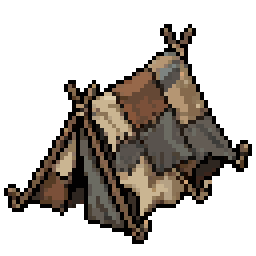
#> input picture pixellab_src/forest/camp/frame_0.png, 64 x 64 px, found by its file name (shown 4 times larger); its folder holds only this picture in this run; the run also reads 1 picture not shown here
$ python village_life.py
#> lines starting #> are read from the running program, lines starting #| are printed output that depends on the picture
### tools/village_props.py
"""Rekwizyty osady z PixelLab (pixellab_src/village/<paczka>/frame_<i>.png, props/<nazwa>.png - pobrane przez
pixellab_src/village/fetch.py packs props). Grafiki podmieniamy w miejscu dawnych plików assets/village/<nazwa>.png,
więc kod osady się nie zmienia: Settlement._prop stawia je z punktem zaczepienia u podstawy.

Rozmiar: osada urosła razem z postaciami, więc każdy rekwizyt dostaje ok. 1,35 dawnego rozmiaru (dłuższy bok),
ale nigdy nie jest powiększany ponad grafikę z PixelLab. Kilka klatek = pasek (etapy stosów, animacje),
wszystkie w tej samej skali, wyrównane do podstawy.
Uruchom: python tools/village_props.py (albo na końcu generate_art.py)"""
import os

from PIL import Image

import hero_sheets

ROOT = os.path.dirname(os.path.dirname(os.path.abspath(__file__)))
SRC = os.path.join(ROOT, "pixellab_src", "village")
OUT = os.path.join(ROOT, "assets", "village")
GROWTH = 1.35

# nazwa: (paczka, [klatki], dawny dłuższy bok jednej klatki) - "props" = pojedyncze duże obiekty (klatka = nazwa)
PROPS = {
    # meble z paczek 96 px (furniture2-5): w paczce "furniture" (klatki 64 px) wiele wychodziło poza swoją klatkę -
    # były ucięte, a sąsiednie klatki łapały ich kawałki (paski przy krawędzi)
    "counter": ("furniture2", [0], 40), "barrel": ("furniture3", [0], 15), "table": ("furniture3", [1], 26),
    "stool": ("furniture3", [2], 10), "bed": ("furniture2", [2], 26), "chest": ("furniture3", [3], 16),
    "shelf": ("furniture4", [0], 32), "crate": ("furniture4", [1], 14), "forge": ("furniture4", [2], 26),
    "weapon_rack": ("furniture4", [3], 24), "anvil": ("furniture5", [0], 18), "bookshelf_0": ("furniture", [11], 30),
    "bookshelf_1": ("furniture", [12], 30), "lectern": ("furniture", [13, 13], 26), "map_table": ("furniture5", [1], 34),
    "trophy": ("furniture5", [2], 18),
    "well": ("yard", [0], 28), "hay": ("yard", [1], 22), "cart": ("yard", [2], 48), "garden": ("yard", [3], 40),
    "herb_garden": ("yard", [4], 36), "notice_board": ("yard", [5], 40), "banner": ("yard", [6], 34),
    "banner_pole": ("yard", [7, 7], 40), "torch_stand": ("yard", [8, 8], 26), "archery_target": ("yard", [9], 26),
    "dummy": ("yard", [10], 30), "butcher_rack": ("yard", [11, 12], 34), "smokehouse": ("yard", [13], 32),
    "hide_rack": ("yard", [14], 28), "owl_perch": ("yard", [15, 15], 28),
    "wood_pile": ("small", [0, 1, 2, 3], 36), "stone_pile": ("small", [4, 5, 6, 7], 36),
    "plank_pile": ("small", [8, 9, 10, 11], 26), "sack": ("small", [12], 13), "hearth": ("small", [13, 13], 28),
    "cauldron": ("small", [14, 14], 26), "rune_stone": ("small", [15], 18),
    "mug": ("tiny", [0], 8), "quiver": ("tiny", [1], 16), "shield": ("tiny", [2], 16), "mail_bundle": ("tiny", [3], 14),
    "arms_bundle": ("furniture5", [3], 22), "pelt": ("tiny", [5], 20), "plank": ("tiny", [6], 24), "telescope": ("tiny", [7], 26),
    "bench": ("tiny", [8], 30),
    "stable": ("props", ["stable"], 80), "awning": ("props", ["awning"], 56),
}
# animacje z PixelLab zamiast powtórzonej klatki: nazwa -> (folder obiektu, klatki animacji, dawny bok)
ANIMATED = {"horse": ("horse", [0, 2], 34), "hearth": ("hearth", [0, 2], 28), "cauldron": ("cauldron", [0, 2], 26),
            "torch_stand": ("torch_stand", [0, 2], 26)}
# ozdoby osady (Settlement._build_decorations): nazwa -> (paczka, klatka, docelowy dłuższy bok)
DECOR = {
    "deco_lamp_post": ("decor", 0, 40), "deco_flower_box": ("decor", 1, 26), "deco_fence": ("decor", 2, 28),
    "deco_market_stall": ("decor", 3, 48), "deco_scarecrow": ("decor", 4, 34), "deco_beehive": ("decor", 5, 22),
    "deco_rain_barrel": ("decor", 6, 26), "deco_washing_line": ("decor", 7, 44), "deco_kennel": ("decor", 8, 28),
    "deco_chickens": ("decor", 9, 24), "deco_cat": ("decor", 10, 18), "deco_wood_shelter": ("decor", 11, 36),
    "deco_signpost": ("decor", 12, 32), "deco_flower_bed": ("decor", 13, 32), "deco_stone_bench": ("decor", 14, 26),
    "deco_wheelbarrow": ("decor", 15, 26), "deco_flower_pot": ("tiny", 10, 12), "deco_basket": ("tiny", 11, 14),
    "deco_lantern": ("tiny", 12, 12), "deco_bucket": ("tiny", 13, 12), "deco_axe_stump": ("tiny", 18, 16),
    "deco_tools": ("tiny", 63, 16),
}


# meble, przy których kandydat z PixelLab złapał okruch sąsiedniej klatki (pasek przy lewej krawędzi)
CLEAN = {"barrel", "stool", "chest", "anvil", "crate", "table"}


# [49 lines left out: functions _main_part, _load, _anim_frames, not called in this run]


def build(name, images, old_size):
    """Pasek klatek: wspólna skala (z największej klatki - np. pełnego stosu), przycięcie, wyrównanie do podstawy."""
#> called with name = 'refugee_tent_0', old_size = 34.07
    if name in CLEAN:
        images = [_main_part(img) for img in images]
    largest = max(max(b[2] - b[0], b[3] - b[1]) for b in (img.getbbox() for img in images))
#> largest = 62
    scale = min(1.0, GROWTH * old_size / largest)
#> scale = 0.742
    cells = []
    for img in images:
        if scale < 1.0:
            img = hero_sheets.shrink_image(img, max(1, round(img.width * scale)), max(1, round(img.height * scale)))
        cells.append(img.crop(img.getbbox()))
#> this loop made 1 pass
#> pass 1, in shrink_image, `small = cell.convert("RGBa").resize((out_w, out_h), Image.LANCZOS).con..`:
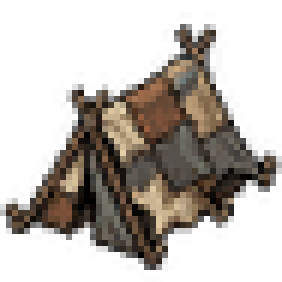
#> small: PIL image 47x47 RGBA (shown 6 times larger); mean R, G, B, A 36.5, 30.6, 24.7, 98.7; transparent parts drawn white
#> pass 1, in build, `img = hero_sheets.shrink_image(img, max(1, round(img.width * scale)), ..`:
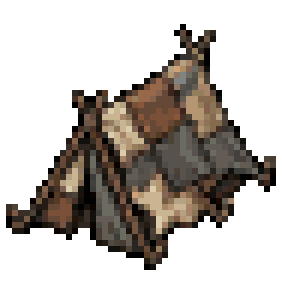
#> img: PIL image 47x47 RGBA (shown 6 times larger); mean R, G, B, A 34.2, 28.4, 23.2, 100.4; transparent parts drawn white
#> after the loop, cells = 1 item
    w = max(c.width for c in cells)
#> w = 45
    h = max(c.height for c in cells)
#> h = 41
    strip = Image.new("RGBA", (w * len(cells), h))
#> strip: PIL image 45x41 RGBA; every value is 0
    for k, c in enumerate(cells):
        strip.alpha_composite(c, (k * w + (w - c.width) // 2, h - c.height))
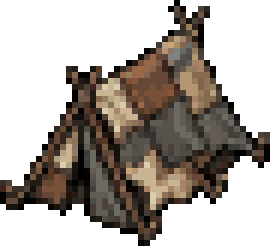
#> strip: PIL image 45x41 RGBA (shown 6 times larger); mean R, G, B, A 41, 34, 27.7, 120.2; transparent parts drawn white
#> pass 3 of the loop in props, `for name, (pack, frame, size) in PROPS.items():`:
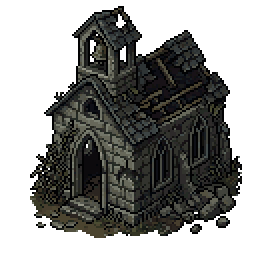
#> input picture pixellab_src/cemetery/buildings/frame_2.png, 128 x 128 px, found by its file name (shown 2 times larger)
#> largest = 116
#> scale = 0.345
#> the loop in build (call 2), `for img in images:` made 1 pass
#> pass 1, in build (call 2), `img = hero_sheets.shrink_image(img, max(1, round(img.width * scale)), ..`:
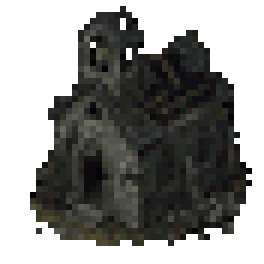
#> img: PIL image 44x44 RGBA (shown 6 times larger); mean R, G, B, A 22.9, 23.1, 20.8, 135.4; transparent parts drawn white
#> w = 37
#> h = 40
#> the loop in build (call 2), `for k, c in enumerate(cells):` made 1 pass
#> after the loop in build (call 2), `for k, c in enumerate(cells):`:
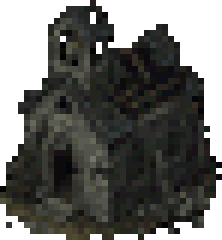
#> strip: PIL image 37x40 RGBA (shown 6 times larger); mean R, G, B, A 29.9, 30.2, 27.2, 177.1; transparent parts drawn white
#> the loop made 79 passes; the first 3 are shown
    strip.save(os.path.join(OUT, name + ".png"))
    return strip.size


# palisada z osobnych pali (Settlement._build_palisade stawia je gęsto wzdłuż owalu):
# nazwa: (paczka, [klatki], skala) - wszystkie pale w jednej skali, żeby miały tę samą wysokość co w naturze
PALISADE_SCALE = 0.55
PALISADE = {
    "palisade_stake": ("palisade_stakes", [0, 1, 13, 14, 7, 9, 3, 8, 6], PALISADE_SCALE),
    "palisade_stake_broken": ("palisade_stakes", [11, 12], PALISADE_SCALE),
    "palisade_tower": ("palisade_towers", [0, 2], 0.8),
    "gate_post": ("palisade_gate_parts", [0, 1, 4], 0.62),
    "palisade_scaffold": ("palisade_gate_parts", [6], 0.7),
    "stake_pile": ("palisade_gate_parts", [7], 0.55),
    "stake_fallen": ("palisade_gate_parts", [12], 0.55),
}
# łuk południowej bramy: paczka, klatka, skala, światło przejścia w świecie (px) - łuk z PixelLab jest za wąski,
# więc rozcinamy go w połowie i wstawiamy powtórzony kawałek samej belki
GATE_ARCH = ("palisade_gate_arch", 0, 0.8, 86)
ARCH_SPLIT = 67          # środek łuku (piksele źródła)
ARCH_BEAM_ROWS = (20, 40)  # wiersze belki (piksele źródła) - niżej jest tylko przejście i ziemia


# [64 lines left out: functions _strip, _gate_arch, palisade, main, not called in this run]


# [2 lines that do not run on import are left out]

### tools/hero_sheets.py
"""Arkusze postaci gracza z PixelLab (pixellab_src/heroes/<postać>/) i dane chwytu broni.

Każda postać ma 5 kierunków (south, south-east, east, north-east, north - pozostałe gra
odbija w poziomie) i animacje: idle (obrót postaci), walk, slash (zamach), cast (czar),
shoot (łuk) - po 4 klatki, a ataki postaci animowanej porządnie (Wojciech) po 8 klatek
(szkieletowe ruchy PixelLab: cięcie, strzał z łuku, czar - broń w prawej ręce).
Arkusz: kolumny = klatki (8), wiersze = animacja * 5 + kierunek.

Chwyt broni: PixelLab przerysował klatki z postacią trzymającą znacznik - pręt z różowym
(#FF00FF) końcem w dłoni i błękitnym (#00FFFF) czubkiem (pliki mk_*.png, w atakach przez
edit_image na klatkach animacji). Z położenia obu kolorów liczymy punkt chwytu i kąt broni dla
każdej klatki - w grze broń z ekwipunku jest wtedy trzymana w dłoni i porusza się razem z ręką
(w cięciu pręt pokazuje tor miecza). Przerysowana klatka bywa przesunięta o kilka pikseli -
przesunięcie znajduje dopasowanie sylwetek (_align).

Wynik: assets/heroes/<postać>.png i scripts/hero_rig.gd (stałe dla gry).
Uruchom: python tools/hero_sheets.py"""
import colorsys
import math
import os

from PIL import Image

ROOT = os.path.dirname(os.path.dirname(os.path.abspath(__file__)))
SRC = os.path.join(ROOT, "pixellab_src", "heroes")
OUT = os.path.join(ROOT, "assets", "heroes")

HEROES = [("wojciech", "Wojciech"), ("bogdan", "Bogdan"), ("mira", "Mira"), ("jaga", "Jaga")]
DIRS = ["south", "south-east", "east", "north-east", "north"]
ANIMS = ["idle", "walk", "slash", "cast", "shoot"]
FRAMES = 8  # kolumny arkusza; chód i spoczynek mają 4 klatki, ataki do 8
CELL = 72
FEET_Y = 62  # stopy w komórce (od góry), przed zmniejszeniem
## Postać z PixelLab jest za duża przy reszcie świata - zmniejszamy ją do ok. 30 px wzrostu
## (trochę więcej niż dawna, 24-pikselowa postać). Wynikowa komórka i stopy:
SCALE = 0.75
## Znaczniki, którym nie da się ufać: Mira trzyma znacznik za plecami i w chodzie bokiem przekłada go przez ciało.
## STEADY_WALK - w chodzie broń zostaje w dłoni z pozy spoczynku (kołysze się z sylwetką); IDLE_GRIP_FROM - spoczynek
## w danym kierunku bierze chwyt z innego kierunku.
STEADY_WALK = {"mira": ("east", "south-east")}
IDLE_GRIP_FROM = {"mira": {"south-east": "east"}}
## Poprawki klatek, w które PixelLab wtopił przedmiot (łuk) mimo pustych dłoni: "erase" - kolory
## (hex) do wymazania w prostokącie [x0, y0, x1, y1] płótna klatki, "copy" - klatka zastąpiona inną klatką
## tej samej animacji i kierunku.
GREY_BOW = ["7a8084", "625d55", "5e6475"]
FRAME_FIX = {
    "wojciech": {
        ("shoot", "south", 1): {"erase": [50, 30, 60, 41], "colors": GREY_BOW},
        ("shoot", "south", 4): {"erase": [50, 30, 60, 41], "colors": GREY_BOW},
        ("shoot", "south", 5): {"copy": 4},
        ("shoot", "south", 6): {"copy": 4},
        ("shoot", "east", 4): {"copy": 3},
    },
}
## Najdalej (w pikselach), o ile chwyt ataku może zostać przyciągnięty do sylwetki (_snap).
SNAP_MAX = 7
OUT_CELL = round(CELL * SCALE)
OUT_FEET_Y = round(FEET_Y * SCALE)


def _open(path):
    return Image.open(path).convert("RGBA")


def _bottom(img):
    return img.getbbox()[3]


# [81 lines left out: functions _frames, _clean, _paste, _opaque, _align, _snap, not called in this run]


def _hsv(r, g, b):
    h, sat, v = colorsys.rgb_to_hsv(r / 255.0, g / 255.0, b / 255.0)
    return h * 360.0, sat, v


def _is_magenta(r, g, b):
    h, sat, v = _hsv(r, g, b)
    return 280.0 <= h <= 335.0 and sat > 0.3 and v > 0.35


# [4 lines left out: function _is_cyan, not called in this run]


def _is_rod(r, g, b):
    return min(r, g, b) > 165 or _is_magenta(r, g, b) or _is_cyan(r, g, b)


# [172 lines left out: functions _largest_group, _marker, build, _shrink, not called in this run]


def shrink_image(cell, out_w, out_h):
    """Zmniejsza jeden obrazek pixel artu do out_w x out_h: skalowanie z mieszaniem na kanale
    alfa, twardy próg przezroczystości i powrót do oryginalnej palety kolorów."""
    cell_px = cell.load()
    palette = list({cell_px[x, y][:3] for y in range(cell.height) for x in range(cell.width) if cell_px[x, y][3] >= 128})
    small = cell.convert("RGBa").resize((out_w, out_h), Image.LANCZOS).convert("RGBA")
    px = small.load()
    cache = {}
    for y in range(out_h):
        for x in range(out_w):
            red, green, blue, alpha = px[x, y]
            if alpha < 110 or not palette:
                px[x, y] = (0, 0, 0, 0)
                continue
            key = (red, green, blue)
            if key not in cache:
                cache[key] = min(palette, key=lambda p: (p[0] - red) ** 2 + (p[1] - green) ** 2 + (p[2] - blue) ** 2)
            px[x, y] = cache[key] + (255,)
    return small


# [65 lines left out: functions _gd, main, not called in this run]


# [2 lines that do not run on import are left out]

### tools/village_life.py
"""Życie osady z PixelLab: rekwizyty stref (obóz uchodźców, rynek, zagroda, kąciki pracy - paczki
pixellab_src/village/<camp_big|camp_small|fences>/frame_<i>.png), arkusze świń (pixellab_src/village/animals/<świnia>/
- postacie z PixelLab pobrane przez fetch.py animals) i nutki grajka.

Świnia: arkusz 8 kolumn x 3 rzędy (Livestock): chód (4), rycie (klatki 1-4 animacji eat), kładzenie się
(klatki 1-8 animacji sleep - ostatnia leży); skala i komórki jak zwierzyna lasu (forest_sheets.build).
Uruchom: python tools/village_life.py (albo na końcu generate_art.py)"""
import os

from PIL import Image

import forest_sheets
import village_props

ROOT = os.path.dirname(os.path.dirname(os.path.abspath(__file__)))
SRC = os.path.join(ROOT, "pixellab_src", "village")
OUT = os.path.join(ROOT, "assets", "village")

# nazwa: (paczka, klatka, docelowy dłuższy bok w świecie)
PROPS = {
    "refugee_tent_0": ("camp_big", 0, 46), "refugee_tent_1": ("camp_big", 1, 46), "lean_to": ("camp_big", 2, 40),
    "covered_wagon": ("camp_big", 3, 54), "handcart": ("camp_big", 4, 34),
    "stall_veg": ("camp_big", 5, 46), "stall_bread": ("camp_big", 6, 46), "stall_goods": ("camp_big", 7, 46),
    "trough": ("camp_big", 10, 28), "mud": ("camp_big", 11, 40), "pig_shelter": ("camp_big", 12, 38),
    "water_trough": ("camp_big", 13, 26), "hay_pile": ("camp_big", 14, 28),
    "bedroll": ("camp_small", 0, 18), "bedroll_open": ("camp_small", 1, 22), "cook_pot": ("camp_small", 2, 24),
    "bundle": ("camp_small", 3, 12), "quench_barrel": ("camp_small", 4, 16), "grindstone": ("camp_small", 5, 20),
    "chop_block": ("camp_small", 6, 18), "firewood": ("camp_small", 7, 22), "coal_sack": ("camp_small", 8, 14),
    "grain_sacks": ("camp_small", 9, 20), "apple_crate": ("camp_small", 10, 16), "cabbage_crate": ("camp_small", 11, 16),
    "camp_stool": ("camp_small", 12, 10), "laundry_basket": ("camp_small", 14, 14), "wash_tub": ("camp_small", 15, 18),
    "pen_fence_h": ("fences", 2, 28), "pen_fence_v": ("fences", 0, 24), "pen_post": ("fences", 4, 12),
    "sleeping_cat": ("fences", 6, 14), "resting_dog": ("fences", 7, 20), "slops_bucket": ("fences", 9, 12),
    "pig_sign": ("fences", 11, 20), "turnips": ("fences", 12, 14), "pitchfork": ("fences", 13, 22),
    "water_bucket": ("fences", 15, 12),
    # budowle z menu sołtysa (z zewnątrz) i ich otoczenie
    "jeweler_hut": ("b_jeweler", 0, 100), "gem_bench": ("props_jeweler", 0, 26), "gem_wheel": ("props_jeweler", 1, 22),
    "gem_case": ("props_jeweler", 2, 22), "crystal_crate": ("props_jeweler", 3, 18),
    "infirmary": ("b_infirmary", 1, 112), "chapel": ("b_chapel", 2, 112), "bathhouse": ("b_bathhouse", 1, 104),
    "cottage_0": ("b_cottage", 0, 64), "cottage_1": ("b_cottage", 2, 64),
    "cot_wounded_0": ("props3", 0, 30), "cot_wounded_1": ("props3", 1, 30), "cot_empty": ("props3", 2, 30),
    "herb_rack": ("props3", 3, 30), "mortar_table": ("props3", 4, 24), "candle_stand": ("props3", 5, 22),
    "offering_box": ("props3", 6, 14), "bath_tub": ("props3", 7, 28), "towel_rack": ("props3", 8, 26),
    "bunting": ("props3", 9, 48), "garland": ("props3", 10, 48), "exotic_crate": ("props3", 11, 20),
    "carpets": ("props3", 12, 22), "altar": ("props3", 13, 26), "pillow_bench": ("props3", 14, 30),
    "kindling": ("props3", 15, 16),
    # kuźnia pod wiatą i ogródki
    "forge_furnace": ("forge_garden", 1, 30), "bellows": ("forge_garden", 2, 18), "weapon_crate": ("forge_garden", 3, 18),
    "tilled_bed": ("forge_garden", 4, 58), "tilled_sprouts": ("forge_garden", 5, 58), "tilled_plot": ("forge_garden", 6, 58),
    "watering_can": ("forge_garden", 7, 12), "garden_hoe": ("forge_garden", 8, 18), "clothesline": ("forge_garden", 9, 34),
    "laundry": ("forge_garden", 10, 14), "ingots": ("forge_garden", 11, 14), "tool_table": ("forge_garden", 12, 22),
    "charcoal": ("forge_garden", 13, 16), "soil_barrow": ("forge_garden", 14, 22), "cabbage_row": ("forge_garden", 15, 26),
}
# ikony 64x64 (assets/items/<nazwa>.png) z paczki icons3
ICONS = ["guard_horn", "meal_stew", "meal_roast", "meal_broth", "bless_wisdom", "bless_might", "rested",
         "greater_health_potion", "greater_mana_potion", "reforge", "bestiary", "tax_pouch"]
PIGS = ["pig_pink", "pig_spotted"]


def props():
    for name, (pack, frame, size) in PROPS.items():
        path = os.path.join(SRC, pack, "frame_%d.png" % frame)
        if os.path.exists(path):
            village_props.build(name, [Image.open(path).convert("RGBA")], size / village_props.GROWTH)


def pigs():
    forest_sheets.SRC = os.path.join(SRC, "animals")
    forest_sheets.OUT = OUT
    fs = forest_sheets
    for pig in PIGS:
        if not os.path.isdir(os.path.join(fs.SRC, pig, "animations", "sleep")):
            continue
        layout = fs.build(pig, [fs.anim(pig, "walk"), [fs.frame(pig, "eat", i) for i in range(1, 5)],
                                [fs.frame(pig, "sleep", i) for i in range(1, 9)]])
        print(pig, layout)


def notes():
    """Dwie nutki 7x9 px (ósemka i dwie połączone) z obrysem - Npc._note."""
    shapes = [
        ["...##..", "...#.#.", "...#..#", "...#...", "...#...", ".###...", "####...", "####...", ".##...."],
        ["..#####", "..#...#", "..#...#", "..#...#", "..#...#", ".##..##", "###.###", "###.###", ".#...#."],
    ]
    sheet = Image.new("RGBA", (9 * len(shapes), 11))
    px = sheet.load()
    for k, rows in enumerate(shapes):
        cells = {(x, y) for y, row in enumerate(rows) for x, ch in enumerate(row) if ch == "#"}
        for x, y in cells:
            for dx in (-1, 0, 1):
                for dy in (-1, 0, 1):
                    q = (k * 9 + 1 + x + dx, 1 + y + dy)
                    if (x + dx, y + dy) not in cells and px[q][3] == 0:
                        px[q] = (26, 28, 43, 255)
        for x, y in cells:
            px[k * 9 + 1 + x, 1 + y] = (255, 255, 255, 255)
    sheet.save(os.path.join(OUT, "note.png"))


# słupy wiaty kuźni na gotowej grafice 115x115 (lewy, przedni, prawy): (x0, y0, x1, y1), dół = podstawa słupa
FORGE_POSTS = {"forge_post_l": (3, 52, 18, 91), "forge_post_m": (51, 70, 66, 115), "forge_post_r": (99, 53, 113, 91)}


def forge_shed():
    """Wiata kuźni (dach na słupach) z PixelLab bez pieca i kowadła, które narysował pod dachem - gra stawia
    pod nią własny piec, kowadło i beczkę (kowal chodzi między nimi). Wycinamy wszystko pod krawędzią dachu
    w kolumnach między przednim a tylnym słupem."""
    import colorsys
    path = os.path.join(SRC, "forge_roof", "frame_2.png")
    if not os.path.exists(path):
        return
    img = Image.open(path).convert("RGBA")
#> img is the input picture: PIL image 128x128 RGBA; mean R, G, B, A 23.2, 23.5, 21.9, 133.5
    px = img.load()
    for x in range(71, 107):
        end = None
        for y in range(30, 90):
            r, g, b, a = px[x, y]
            if a and (lambda h, s, v: h < 0.13 and s > 0.45 and v > 0.3)(*colorsys.rgb_to_hsv(r / 255, g / 255, b / 255)):
                end = y
        if end is not None:
            for y in range(end + 2, 112):
                px[x, y] = (0, 0, 0, 0)
    village_props.build("forge_shed", [img], 116 / village_props.GROWTH)
#> in build (call 16), `scale = min(1.0, GROWTH * old_size / largest)`: scale = 1
#> in build (call 16), `w = max(c.width for c in cells)`: w = 106
#> in build (call 16), `h = max(c.height for c in cells)`: h = 116
#> in build (call 16), `strip = Image.new("RGBA", (w * len(cells), h))`: strip: PIL image 106x116 RGBA; every value is 0
#> the loop in build (call 16), `for k, c in enumerate(cells):` made 1 pass
#> after the loop in build (call 16), `for k, c in enumerate(cells):`:
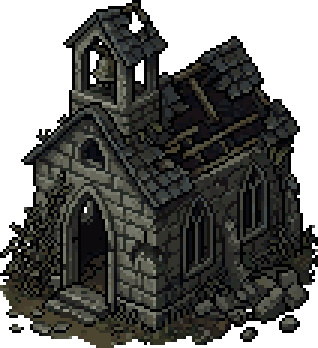
#> strip: PIL image 106x116 RGBA (shown 3 times larger); mean R, G, B, A 29.6, 30, 27.2, 177.8; transparent parts drawn white
    # słupy osobno (każdy sortowany wg własnej podstawy - nie zasłania tego, co stoi przed nim), dach bez nich
    roof = Image.open(os.path.join(OUT, "forge_shed.png")).convert("RGBA")
    for name, box in FORGE_POSTS.items():
        roof.crop(box).save(os.path.join(OUT, name + ".png"))
        roof.paste(Image.new("RGBA", (box[2] - box[0], box[3] - box[1])), box[:2])
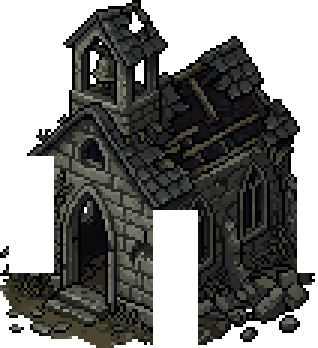
#> roof: PIL image 106x116 RGBA (shown 3 times larger); mean R, G, B, A 26, 26.3, 23.9, 153.3; transparent parts drawn white
    roof.save(os.path.join(OUT, "forge_shed.png"))


def carried():
    """Niesione przez kowala: rozżarzony pręt (z pieca) i gotowe ostrze (po hartowaniu) - małe, z obrysem."""
    bar = Image.new("RGBA", (14, 5))
    for x in range(1, 13):
        heat = x / 12.0
        bar.putpixel((x, 1), (40, 20, 10, 255))
        bar.putpixel((x, 3), (40, 20, 10, 255))
        bar.putpixel((x, 2), (255, int(120 + 120 * heat), int(40 * heat), 255) if x > 4 else (90, 80, 75, 255))
    bar.putpixel((0, 2), (40, 20, 10, 255))
    bar.putpixel((13, 2), (40, 20, 10, 255))
    bar.save(os.path.join(OUT, "hot_bar.png"))
    blade = Image.new("RGBA", (16, 5))
    for x in range(16):
        for y in range(5):
            edge = y in (0, 4) or x in (0, 15)
            if x < 4:
                color = (40, 25, 15, 255) if edge else (110, 70, 40, 255)
            elif x == 4:
                color = (60, 55, 50, 255) if y in (0, 4) else (150, 140, 120, 255)
            else:
                if y in (0, 4) and x > 13:
                    continue
                color = (40, 40, 48, 255) if edge else ((215, 220, 230, 255) if y == 1 else (165, 170, 182, 255))
            blade.putpixel((x, y), color)
#> pass 3 of the loop in icons, `for i, name in enumerate(ICONS):`:
#> the loop made 12 passes; the first 3 are shown
    blade.save(os.path.join(OUT, "blade.png"))


def icons():
    for i, name in enumerate(ICONS):
        path = os.path.join(SRC, "icons3", "frame_%d.png" % i)
        if os.path.exists(path):
            Image.open(path).convert("RGBA").save(os.path.join(ROOT, "assets", "items", name + ".png"))


def main():
    props()
    forge_shed()
    carried()
    icons()
    pigs()
    notes()


if __name__ == "__main__":
    main()
